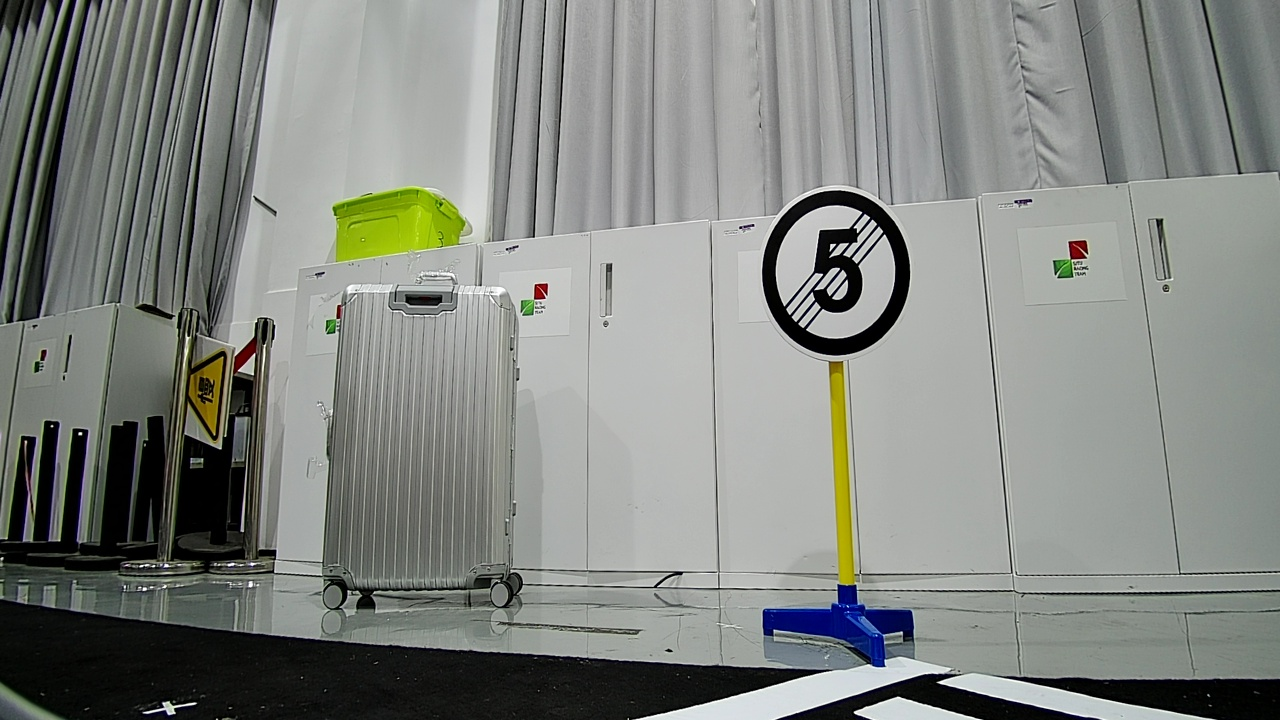
#> input picture imgRaw/1.jpg, 1280 x 720 px; its folder holds only this picture in this run
$ python exposure.py
#> lines starting #> are read from the running program, lines starting #| are printed output that depends on the picture
from skimage import exposure
from PIL import Image
import numpy as np
import glob

def imgExposure(imgPath, image_out_path, gamma):
#> called with imgPath = 'imgRaw/1.jpg', image_out_path = 'exposure', gamma = 3
    img = Image.open(imgPath)
#> img is the input picture: PIL image 1280x720 RGB; mean R, G, B 130.5, 133.9, 129.1
    img = np.array(img)
    exposureArray = exposure.adjust_gamma(img, gamma)
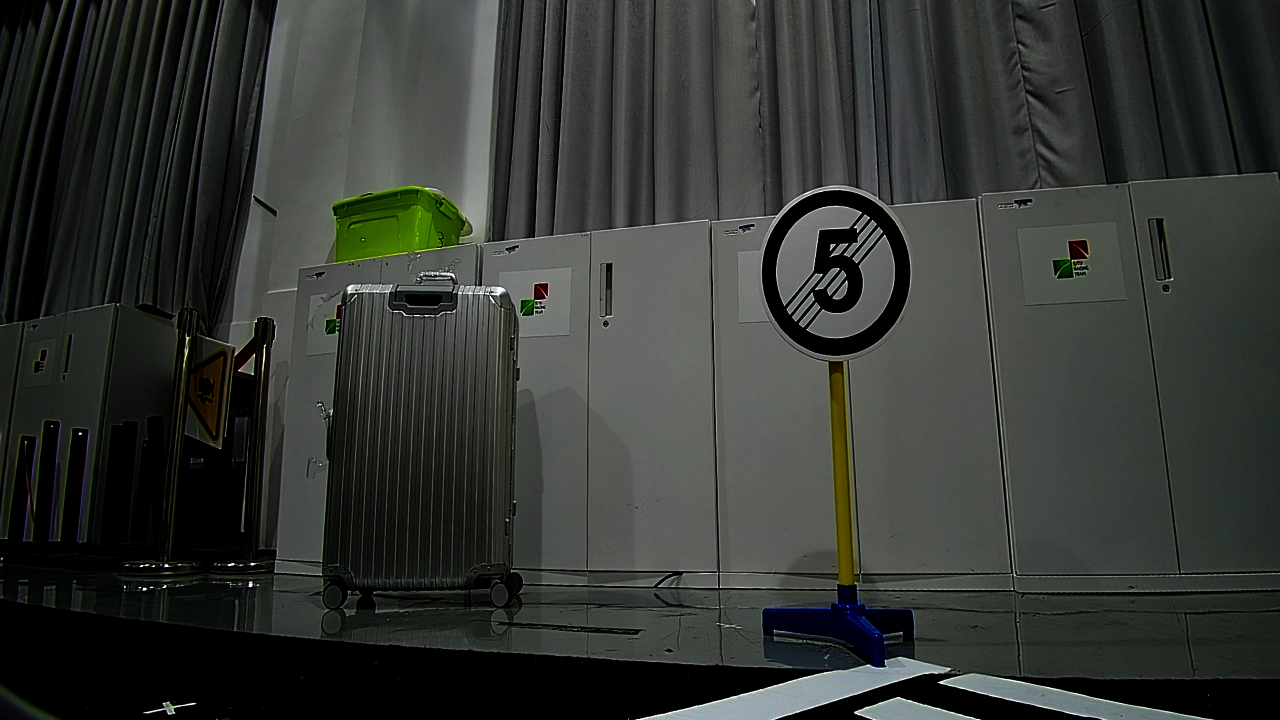
#> exposureArray: shape (720, 1280, 3); mean R, G, B 50.8, 54.1, 50.2
    exposurePhoto = Image.fromarray(exposureArray)
    exposurePhoto.save(image_out_path + '/' + imgPath[7:])


if __name__=="__main__":
    imgpathList = glob.glob(r"imgRaw/*.jpg")
    image_out_path = "exposure"
    datasize = len(imgpathList)

    for i in range(datasize):
        print("\033[0;32;40mProcessing file " + str(i+1) + "/" + str(datasize) + ": " + imgpathList[i][7:]+"\033[0m")
        imgExposure(imgpathList[i], image_out_path, 3)
